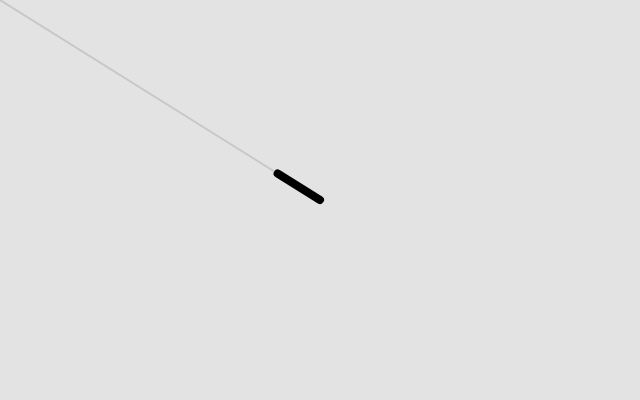
Frame 1 (no input)
Frame 60 (no input): identical to frame 1, image omitted
Frame 120 (the mouse pressed at the canvas centre since frame 60): blank canvas, image omitted

The p5.js sketch that drew this single still picture (run headless with seeded random() and noise() and a simulated clock; from frame 60 on, the mouse is pressed at the canvas centre):

// p5.js sketch
// ── sketch.js
/* 
  Author Michael Houmann
  Created April 21 2025

  This sketch uses normalization to give the vector between the mouse and the center of the canvas a fixed length, regardless of the actual magnitude of the original vector.
  
  Example 1.6: Normalizing a Vector
*/



function setup() {
  createCanvas(640, 400);
}

  function draw() {
    background(227);
    // variables for finding the vcenter of the canvas
    let w = width / 2;
    let h = height / 2;


    // We create a vector for the mouse pointer
    let mouse = createVector(mouseX, mouseY);
    // And a vector for the middle of the canvas
    let middle = createVector(w, h);
    // and we subtract middle from the mouse
    mouse.sub(middle);

    // We move 0, 0 from top left corner to the center of the canvas
    translate(w, h);
    stroke(200);
    strokeWeight(2);
    line(0,0, mouse.x, mouse.y);

    // We normalize the vector (set the length of the vector to 1)
    mouse.normalize();
    // and we multiply it with 50, so the length of the vector will
    // always be 50
    mouse.mult(50);
    // And we draw the vector
    stroke(0);
    strokeWeight(8);
    line(0, 0, mouse.x, mouse.y);
  }
  
